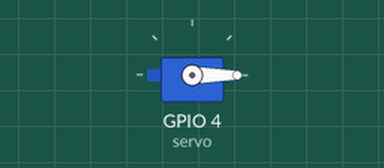
Recording of a program running on a simulated ESP32 board running MicroPython. Shown: servo. Servo angles are drawn from the pulse width (0.5 ms = 0°, 2.5 ms = 180°). At 3.0 s the program stops and its outputs stay as they are.

Above: at 0.1 s.
At 1.1 s:
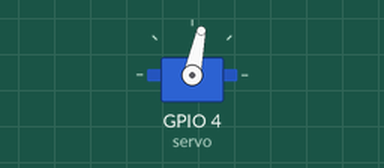
At 2.1 s:
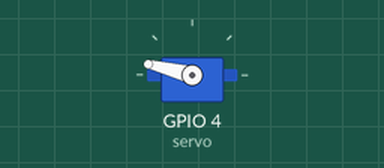
Timing chart, 0 to 3.6 s (numbered marks = the images above):
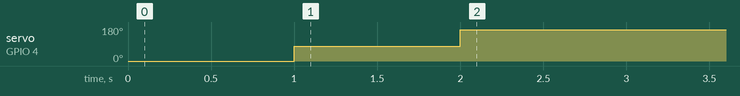

The program:

04.5-MicroServoMotor.py
```python
from machine import Pin, PWM
from time import sleep

servo=PWM(Pin(4), freq=50)

servo.duty(20) # to position servo at 9 degree
sleep(1)
servo.duty(70) # to position servo at 90 degree
sleep(1)
servo.duty(120) # to position servo at 180 degree
sleep(1)
```

Measured:
- by itself, servo on GPIO 4 (servo): 0° → 78° at 1.0 s, → 166° 1.0 s later
